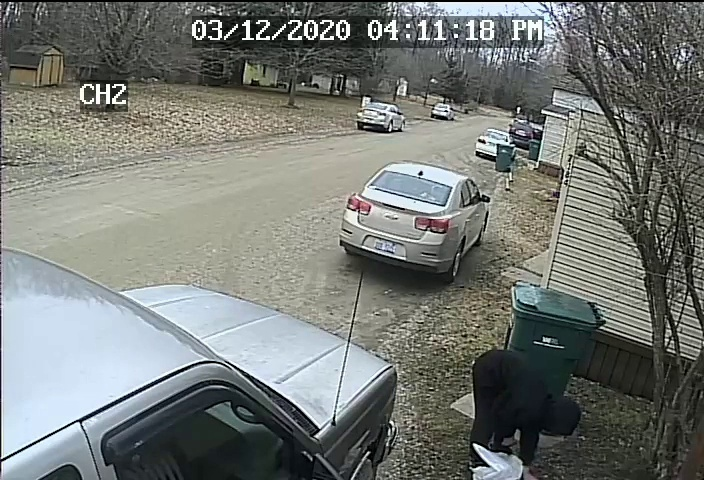
#> input picture alerts/1745753166_WhatsApp Video 2025-04-22 at 20.45.45_529ae150_crowd.jpg, 704 x 480 px, given in place of sample_video.mp4, which was not available
$ python video_stabilization.py
#> lines starting #> are read from the running program, lines starting #| are printed output that depends on the picture; pictures that were not available may be replaced by others from this repository, and a replacement may not be noted
"""
Video Stabilization Algorithm Visualization.

This module visualizes the video stabilization algorithm used in the Vigilance System.
The algorithm uses optical flow or feature matching to estimate and correct motion between frames.

Time Complexity: O(n) where n is the number of pixels in the frame
Space Complexity: O(n) for storing the optical flow or feature points
"""

import cv2
import numpy as np
import matplotlib.pyplot as plt
import matplotlib.animation as animation
from typing import List, Tuple, Optional, Dict, Any
import os
import time

# Create a directory for saving visualizations
os.makedirs('visualizations', exist_ok=True)

class VideoStabilizationVisualizer:
    """Visualizer for the video stabilization algorithm."""

    def __init__(self, method: str = 'optical_flow', smoothing_radius: int = 15):
        """
        Initialize the video stabilization visualizer.

        Args:
            method: Stabilization method ('optical_flow' or 'feature_matching')
            smoothing_radius: Number of frames to consider for smoothing motion
        """
        self.method = method
        self.smoothing_radius = smoothing_radius
        self.prev_gray = None
        self.transforms = []
        self.smoothed_transforms = []

        # Parameters for feature matching
        self.feature_detector = cv2.SIFT_create()
        self.feature_matcher = cv2.BFMatcher()

        # Visualization setup
        self.fig, self.axes = plt.subplots(2, 2, figsize=(15, 10))
        self.fig.suptitle(f"Video Stabilization ({method.replace('_', ' ').title()})", fontsize=16)
        self.frames = []

    def process_frame(self, frame: np.ndarray) -> np.ndarray:
        """
        Process a frame through the stabilization algorithm and visualize the steps.

        Args:
            frame: Input frame to stabilize

        Returns:
            Stabilized frame
        """
        if frame is None:
            return None

        # Convert to grayscale for motion estimation
        gray = cv2.cvtColor(frame, cv2.COLOR_BGR2GRAY)

        # Initialize with first frame
        if self.prev_gray is None:
            self.prev_gray = gray
            return frame

        # Estimate transform between frames
        if self.method == 'optical_flow':
            transform, visualization = self._estimate_transform_optical_flow(gray)
        else:  # feature_matching
            transform, visualization = self._estimate_transform_feature_matching(gray)

        # If transform estimation failed, return original frame
        if transform is None:
            return frame

        # Add to transforms list
        self.transforms.append(transform)

        # Calculate smoothed transform
        if len(self.transforms) < 2:
            smoothed_transform = transform
        else:
            smoothed_transform = self._smooth_transform()

        self.smoothed_transforms.append(smoothed_transform)

        # Apply smoothed transform to frame
        stabilized_frame = self._apply_transform(frame, smoothed_transform)

        # Visualize the process
        self._visualize_process(frame, stabilized_frame, visualization, transform, smoothed_transform)

        # Update previous frame
        self.prev_gray = gray

        return stabilized_frame

    def _estimate_transform_optical_flow(self, gray: np.ndarray) -> Tuple[Optional[np.ndarray], np.ndarray]:
        """
        Estimate transform between frames using optical flow.

        Args:
            gray: Current frame in grayscale

        Returns:
            Tuple of transformation matrix and visualization image
        """
        try:
            # Calculate optical flow
            flow = cv2.calcOpticalFlowFarneback(
                self.prev_gray, gray, None, 0.5, 3, 15, 3, 5, 1.2, 0)

            # Create visualization of optical flow
            hsv = np.zeros_like(gray, dtype=np.uint8)
            hsv = cv2.cvtColor(hsv, cv2.COLOR_GRAY2BGR)

            # Convert flow to polar coordinates
            mag, ang = cv2.cartToPolar(flow[..., 0], flow[..., 1])

            # Set hue according to the angle of optical flow
            hsv[..., 0] = ang * 180 / np.pi / 2

            # Set value according to the magnitude of optical flow
            hsv[..., 1] = 255
            hsv[..., 2] = cv2.normalize(mag, None, 0, 255, cv2.NORM_MINMAX)

            # Convert HSV to BGR for visualization
            flow_vis = cv2.cvtColor(hsv, cv2.COLOR_HSV2BGR)

            # Calculate translation
            h, w = flow.shape[:2]
            flow_x = flow[..., 0]
            flow_y = flow[..., 1]
            dx = np.median(flow_x)
            dy = np.median(flow_y)

            # Create transformation matrix
            transform = np.array([[1, 0, dx], [0, 1, dy]], dtype=np.float32)
            return transform, flow_vis

        except Exception as e:
            print(f"Error estimating transform with optical flow: {str(e)}")
            return None, self.prev_gray

    # [47 lines left out: function _estimate_transform_feature_matching, not called in this run]

    def _smooth_transform(self) -> np.ndarray:
        """
        Smooth the transformation to reduce jitter.

        Returns:
            Smoothed transformation matrix
        """
        # Get the transforms to consider for smoothing
        n = min(len(self.transforms), self.smoothing_radius)
        recent_transforms = self.transforms[-n:]

        # Calculate mean of recent transforms
        mean_dx = np.mean([t[0, 2] for t in recent_transforms])
        mean_dy = np.mean([t[1, 2] for t in recent_transforms])

        # Get the latest transform
        latest_transform = self.transforms[-1].copy()

        # Apply smoothing to translation components
        latest_transform[0, 2] = mean_dx
        latest_transform[1, 2] = mean_dy

        return latest_transform

    def _apply_transform(self, frame: np.ndarray, transform: np.ndarray) -> np.ndarray:
        """
        Apply transformation to frame.

        Args:
            frame: Input frame
            transform: Transformation matrix to apply

        Returns:
            Transformed frame
        """
        h, w = frame.shape[:2]
        stabilized_frame = cv2.warpAffine(frame, transform, (w, h), borderMode=cv2.BORDER_REPLICATE)
        return stabilized_frame

    def _visualize_process(self, original: np.ndarray, stabilized: np.ndarray,
                          motion_vis: np.ndarray, transform: np.ndarray,
                          smoothed_transform: np.ndarray) -> None:
        """
        Visualize the stabilization process.

        Args:
            original: Original frame
            stabilized: Stabilized frame
            motion_vis: Visualization of motion estimation
            transform: Original transformation matrix
            smoothed_transform: Smoothed transformation matrix
        """
        # Clear all axes
        for ax in self.axes.flat:
            ax.clear()

        # Convert BGR to RGB for matplotlib
        original_rgb = cv2.cvtColor(original, cv2.COLOR_BGR2RGB)
        stabilized_rgb = cv2.cvtColor(stabilized, cv2.COLOR_BGR2RGB)

        if motion_vis.ndim == 2:
            motion_vis_rgb = cv2.cvtColor(motion_vis, cv2.COLOR_GRAY2RGB)
        else:
            motion_vis_rgb = cv2.cvtColor(motion_vis, cv2.COLOR_BGR2RGB)

        # Display original and stabilized frames
        self.axes[0, 0].imshow(original_rgb)
        self.axes[0, 0].set_title("Original Frame")
        self.axes[0, 0].axis('off')

        self.axes[0, 1].imshow(stabilized_rgb)
        self.axes[0, 1].set_title("Stabilized Frame")
        self.axes[0, 1].axis('off')

        # Display motion estimation visualization
        self.axes[1, 0].imshow(motion_vis_rgb)
        self.axes[1, 0].set_title(f"Motion Estimation ({self.method.replace('_', ' ').title()})")
        self.axes[1, 0].axis('off')

        # Display transformation data
        self.axes[1, 1].set_title("Transformation Data")
        self.axes[1, 1].axis('off')

        # Plot the transformation values over time
        if len(self.transforms) > 1:
            # Extract dx and dy values
            dx_values = [t[0, 2] for t in self.transforms]
            dy_values = [t[1, 2] for t in self.transforms]
            smoothed_dx = [t[0, 2] for t in self.smoothed_transforms]
            smoothed_dy = [t[1, 2] for t in self.smoothed_transforms]

            # Create a subplot for the transformation values
            trans_ax = self.axes[1, 1].inset_axes([0.1, 0.1, 0.8, 0.8])
            trans_ax.plot(dx_values, label='Original dx', color='red', alpha=0.5)
            trans_ax.plot(dy_values, label='Original dy', color='blue', alpha=0.5)
            trans_ax.plot(smoothed_dx, label='Smoothed dx', color='red', linestyle='--')
            trans_ax.plot(smoothed_dy, label='Smoothed dy', color='blue', linestyle='--')
            trans_ax.set_xlabel('Frame')
            trans_ax.set_ylabel('Translation')
            trans_ax.legend(loc='upper right', fontsize='small')
            trans_ax.grid(True, alpha=0.3)

        # Add text with current transformation values
        transform_text = f"Original Transform:\ndx={transform[0, 2]:.2f}, dy={transform[1, 2]:.2f}\n\n"
        transform_text += f"Smoothed Transform:\ndx={smoothed_transform[0, 2]:.2f}, dy={smoothed_transform[1, 2]:.2f}"
        self.axes[1, 1].text(0.5, 0.5, transform_text,
                            ha='center', va='center',
                            transform=self.axes[1, 1].transAxes)

        # Capture the current state for animation
        self.fig.tight_layout()
        self.fig.canvas.draw()
        frame = np.array(self.fig.canvas.renderer.buffer_rgba())
        self.frames.append(frame)

    # [86 lines left out: functions save_animation, show, create_explanation, not called in this run]


def visualize_video_stabilization(video_path: str, method: str = 'optical_flow',
                                 smoothing_radius: int = 15, max_frames: int = 100) -> None:
    """
    Visualize the video stabilization algorithm on a video file.

    Args:
        video_path: Path to the video file
        method: Stabilization method ('optical_flow' or 'feature_matching')
        smoothing_radius: Number of frames to consider for smoothing motion
        max_frames: Maximum number of frames to process
    """
#> called with video_path = 'videos/sample_video.mp4', method = 'optical_flow', smoothing_radius = 15, max_frames = 50
    # Open the video file
    cap = cv2.VideoCapture(video_path)
    if not cap.isOpened():
        print(f"Error: Could not open video file {video_path}")
        return

    # Create the visualizer
    visualizer = VideoStabilizationVisualizer(method, smoothing_radius)

    # Process frames
    frame_count = 0
    while cap.isOpened() and frame_count < max_frames:
        ret, frame = cap.read()
#> frame is the input picture: shape (480, 704, 3); mean B, G, R 117.2, 121.6, 117.7
        if not ret:
            break

        # Process the frame
        stabilized = visualizer.process_frame(frame)
#> in process_frame, `gray = cv2.cvtColor(frame, cv2.COLOR_BGR2GRAY)`:
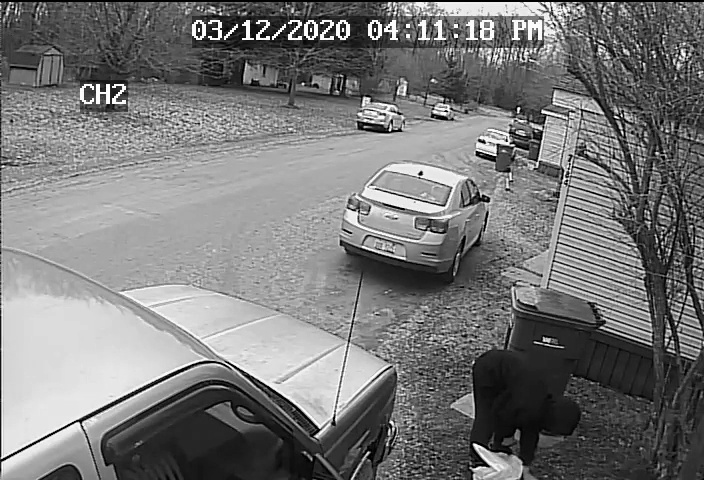
#> gray: shape (480, 704); min 0, max 255, mean 119.9

        frame_count += 1

    # Release the video capture
    cap.release()

    # Save the animation
    visualizer.save_animation(f"video_stabilization_{method}")

    # Create explanation
    visualizer.create_explanation()

    # Show the visualization
    visualizer.show()


if __name__ == "__main__":
    # Example usage
    video_path = "videos/sample_video.mp4"  # Replace with an actual video path

    # Visualize optical flow method
    visualize_video_stabilization(video_path, method='optical_flow', max_frames=50)

    # Visualize feature matching method
    visualize_video_stabilization(video_path, method='feature_matching', max_frames=50)
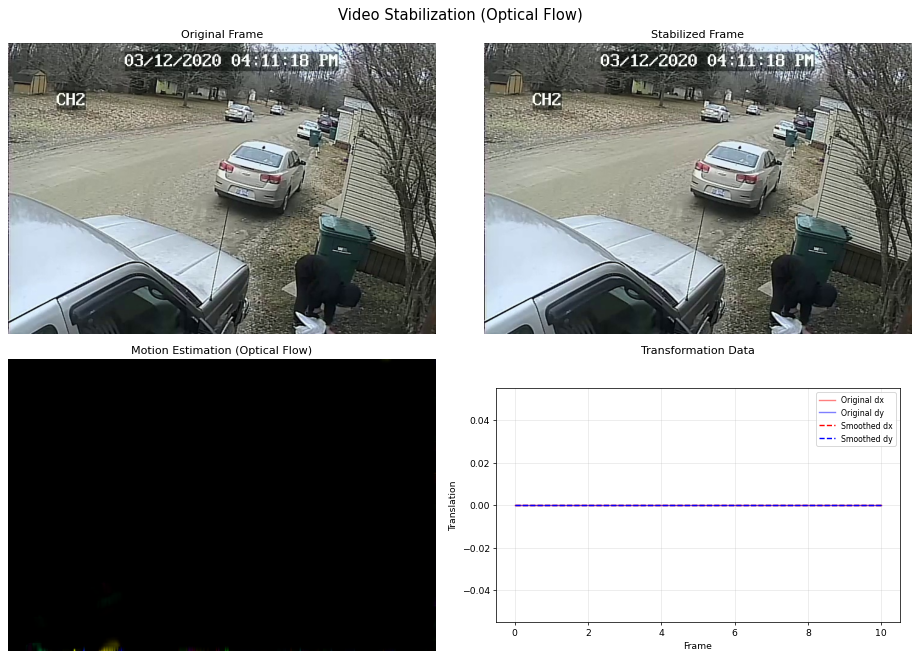
#> figure drawn by matplotlib, 3 panels

$ run again, on alerts/1745753171_WhatsApp Video 2025-04-22 at 20.48.20_3c3ca36c_loitering.jpg
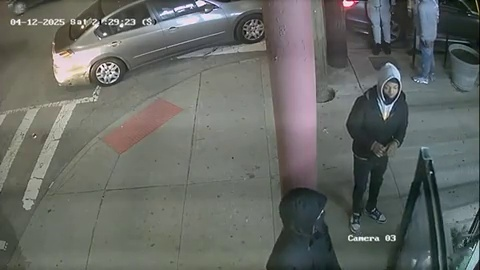
#> input picture alerts/1745753171_WhatsApp Video 2025-04-22 at 20.48.20_3c3ca36c_loitering.jpg, 480 x 270 px, given in place of sample_video.mp4, which was not available
#> in visualize_video_stabilization, frame is the input picture: shape (270, 480, 3); mean B, G, R 100.6, 104.9, 101.7
#> in process_frame, `gray = cv2.cvtColor(frame, cv2.COLOR_BGR2GRAY)`:
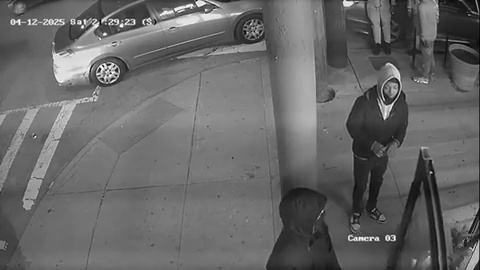
#> gray: shape (270, 480); min 0, max 255, mean 103.4
#> `visualize_video_stabilization(video_path, method='feature_matching', m..`:
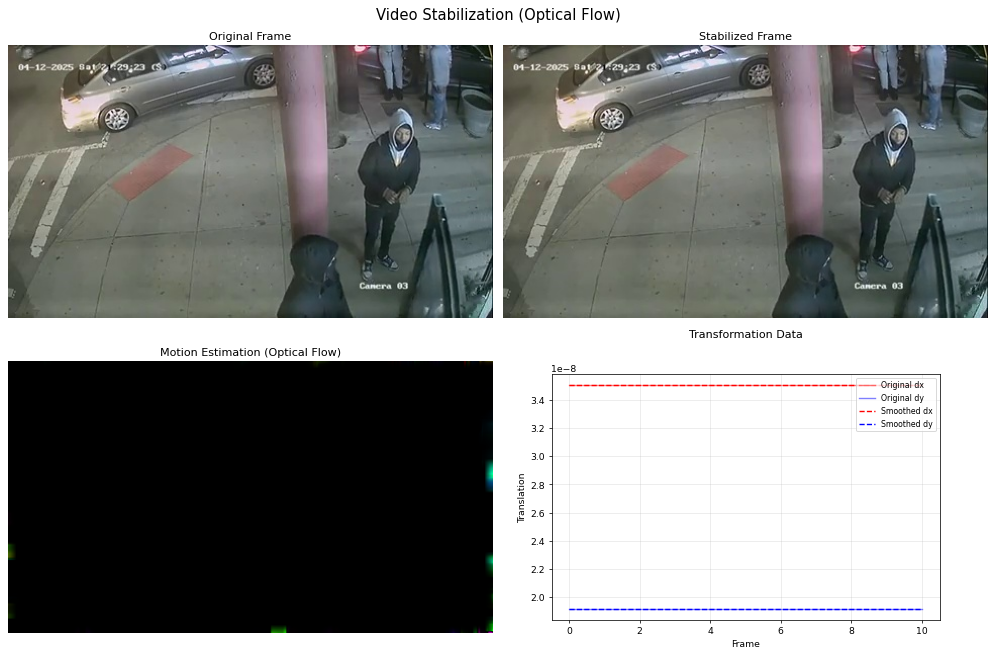
#> figure drawn by matplotlib, 3 panels
